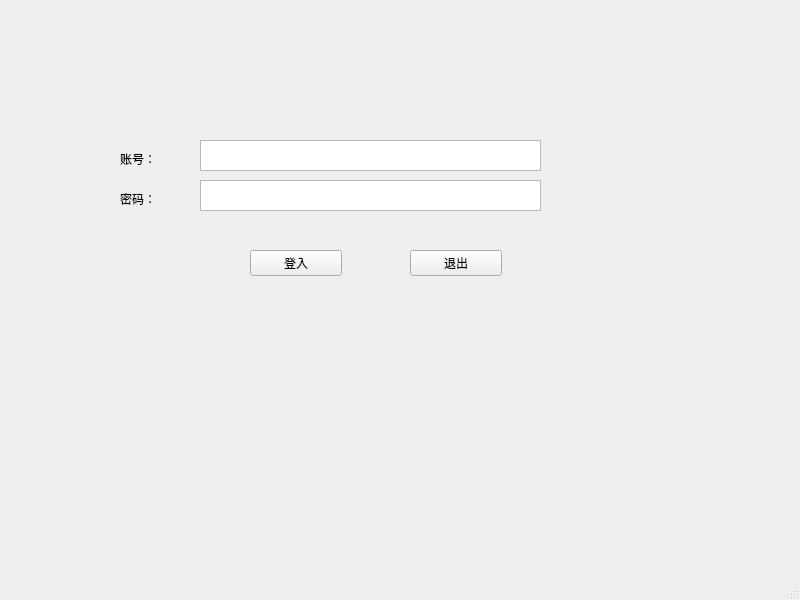
<?xml version="1.0" encoding="UTF-8"?>
<ui version="4.0">
 <class>MainWindow</class>
 <widget class="QMainWindow" name="MainWindow">
  <property name="geometry">
   <rect>
    <x>0</x>
    <y>0</y>
    <width>800</width>
    <height>600</height>
   </rect>
  </property>
  <property name="windowTitle">
   <string>MainWindow</string>
  </property>
  <widget class="QWidget" name="centralwidget">
   <widget class="QPushButton" name="pushButton">
    <property name="geometry">
     <rect>
      <x>250</x>
      <y>250</y>
      <width>92</width>
      <height>26</height>
     </rect>
    </property>
    <property name="text">
     <string>登入</string>
    </property>
   </widget>
   <widget class="QPushButton" name="pushButton_2">
    <property name="geometry">
     <rect>
      <x>410</x>
      <y>250</y>
      <width>92</width>
      <height>26</height>
     </rect>
    </property>
    <property name="text">
     <string>退出</string>
    </property>
   </widget>
   <widget class="QLabel" name="label">
    <property name="geometry">
     <rect>
      <x>120</x>
      <y>150</y>
      <width>63</width>
      <height>18</height>
     </rect>
    </property>
    <property name="text">
     <string>账号：</string>
    </property>
   </widget>
   <widget class="QLabel" name="label_2">
    <property name="geometry">
     <rect>
      <x>120</x>
      <y>190</y>
      <width>63</width>
      <height>18</height>
     </rect>
    </property>
    <property name="text">
     <string>密码：</string>
    </property>
   </widget>
   <widget class="QTextBrowser" name="textBrowser">
    <property name="geometry">
     <rect>
      <x>200</x>
      <y>140</y>
      <width>341</width>
      <height>31</height>
     </rect>
    </property>
   </widget>
   <widget class="QTextBrowser" name="textBrowser_2">
    <property name="geometry">
     <rect>
      <x>200</x>
      <y>180</y>
      <width>341</width>
      <height>31</height>
     </rect>
    </property>
   </widget>
  </widget>
  <widget class="QMenuBar" name="menubar">
   <property name="geometry">
    <rect>
     <x>0</x>
     <y>0</y>
     <width>800</width>
     <height>23</height>
    </rect>
   </property>
  </widget>
  <widget class="QStatusBar" name="statusbar"/>
 </widget>
 <resources/>
 <connections/>
</ui>
